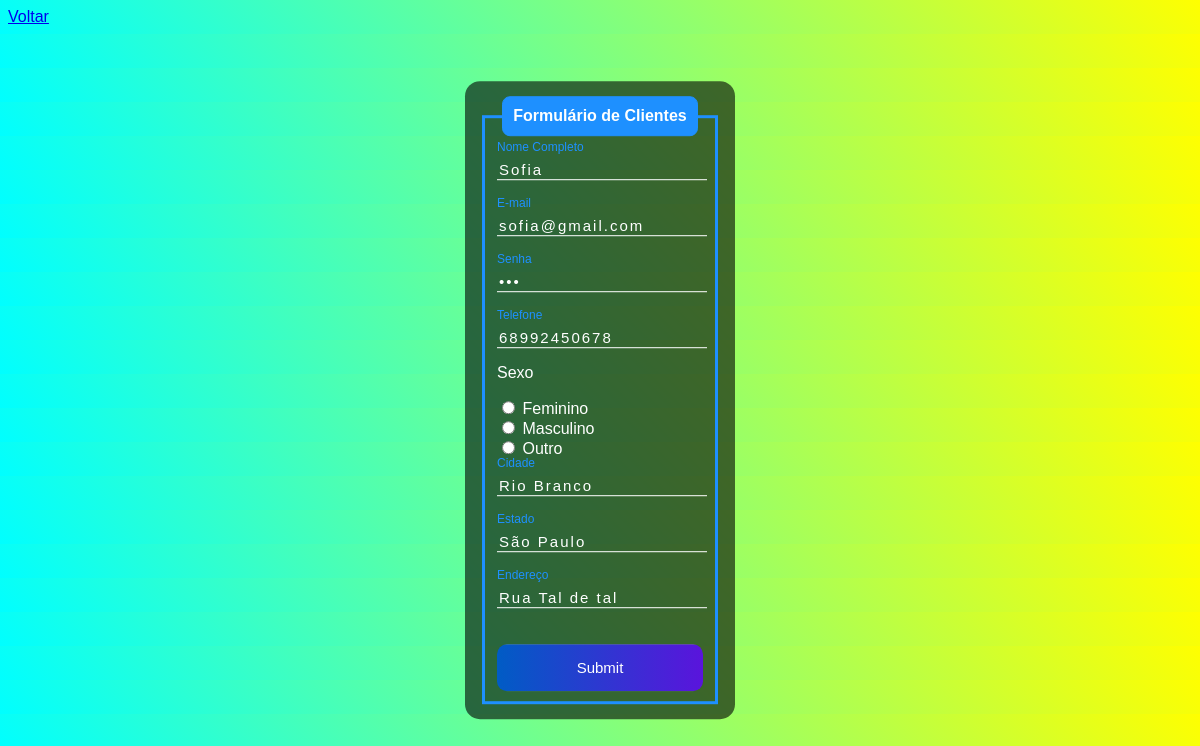
Screenshot of /editar2.php?id=5 with the database file from the repository.
### tables this page shows
CREATE TABLE `clientes` (
  `id` int(10) NOT NULL,
  `Nome` varchar(100) NOT NULL,
  `email` varchar(110) NOT NULL,
  `senha` varchar(40) NOT NULL,
  `telefone` varchar(15) NOT NULL,
  `sexo` varchar(15) NOT NULL,
  `cidade` varchar(45) NOT NULL,
  `estado` varchar(45) NOT NULL,
  `endereco` varchar(45) NOT NULL
);

### editar2.php (the view, shortened to what this page needs)
<?php
    if(!empty($_GET['id']))
    {
        include_once('config2.php');
        $id = $_GET['id'];
        $sqlSelect = "SELECT * FROM clientes WHERE id=$id";
        $result = $conexao->query($sqlSelect);
        if($result->num_rows > 0){
            while($user_data = mysqli_fetch_assoc($result)){
                $Nome = $user_data['Nome'];
                $email = $user_data['email'];
                $senha = $user_data['senha'];
                $telefone = $user_data['telefone'];
                $sexo = $user_data['sexo'];
                $cidade = $user_data['cidade'];
                $estado = $user_data['estado'];
                $endereco = $user_data['endereco'];
            }
        }else{
            header("Location: sistema2.php");
        }
    } else{
        header("Location: sistema2.php");
            }
?>
<!DOCTYPE html>
<html lang="en">
<head>
</head>
<body>
    <a href="sistema2.php">Voltar</a>
    <div class="box">
        <form action="salvarEditar2.php" method="POST">
            <fieldset>
                <legend><b>Formulário de Clientes</b></legend>
                <br>
                <div class="inputBox">
                    <input type="text" name="Nome" id="Nome" class="inputUser" value="<?php echo $Nome?>" required>
                    <label for="Nome" class="labelInput">Nome Completo</label>
                </div>
                <br><br>
                <div class="inputBox">
                    <input type="email" name="email" id="email" class="inputUser" value="<?php echo $email?>" required>
                    <label for="email" class="labelInput">E-mail</label>
                </div>
                <br><br>
                <div class="inputBox">
                    <input type="password" name="senha" id="senha" class="inputUser" value="<?php echo $senha?>" required>
                    <label for="senha" class="labelInput">Senha</label>
                </div>
                <br><br>
                <div class="inputBox">
                    <input type="tel" name="telefone" id="telefone" class="inputUser" value="<?php echo $telefone?>" required>
                    <label for="telefone" class="labelInput">Telefone</label>
                </div>
                <p>Sexo</p>
                <input type="radio" id="feminino" name="sexo" value="feminino" value="<?php echo ($sexo == 'feminino') ? 'checked' : '' ?>" required>
                <label for="feminino">Feminino</label>
                <br>
                <input type="radio" id="masculino" name="sexo" value="masculino" value="<?php echo ($sexo == 'masculino') ? 'checked' : '' ?>" required>
                <label for="masculino">Masculino</label>
                <br>
                <input type="radio" id="outro" name="sexo" value="outro" value="<?php echo ($sexo == 'outro') ? 'checked' : '' ?>" required>
                <label for="outro">Outro</label>
                <br><br>
                <div class="inputBox">
                    <input type="text" name="cidade" id="cidade" class="inputUser" value="<?php echo $cidade?>" required>
                    <label for="cidade" class="labelInput">Cidade</label>
                </div>
                <br><br>
                <div class="inputBox">
                    <input type="text" name="estado" id="estado" class="inputUser" value="<?php echo $estado?>" required>
                    <label for="estado" class="labelInput">Estado</label>
                </div>
                <br><br>
                <div class="inputBox">
                    <input type="text" name="endereco" id="endereco" class="inputUser" value="<?php echo $endereco?>" required>
                    <label for="endereco" class="labelInput">Endereço</label>
                </div>
                <br><br>
                <input type="submit" name="update" id="update">
            </fieldset>
        </form>
    </div>
</body>
</html>

### editar2.php (style rules this page uses)
body { font-family: Arial, Helvetica, sans-serif; background-image: linear-gradient(45deg, cyan, yellow); }
.box { position: absolute; top: 50%; left: 50%; transform: translate(-50%, -50%); background-color: rgba(0, 0, 0, 0.6); padding: 15px; border-radius: 15px; width: 20%; color: white; }
fieldset { border: 3px solid dodgerblue; }
legend { border: 1px solid dodgerblue; padding: 10px; text-align: center; background-color: dodgerblue; border-radius: 8px; color: white; }
.inputBox { position: relative; }
.inputUser { background: none; border: none; border-bottom: 1px solid white; outline: none; color: white; font-size: 15px; width: 100%; letter-spacing: 2px; }
.labelInput { position: absolute; top: 0px; left: 0px; pointer-events: none; transition: .5s; }
.inputUser:focus ~ .labelInput, .inputUser:valid ~ .labelInput { top: -20px; font-size: 12px; color: dodgerblue; }
#update { background-image: linear-gradient(to right, rgb(0, 92, 197), rgb(90, 20, 220)); width: 100%; border: none; padding: 15px; color: white; font-size: 15px; cursor: pointer; border-radius: 10px; }

### rows the page displays
clientes: Nome "Sofia", email "sofia@gmail.com", telefone "68992450678", sexo "☐ Feminino", sexo "☐ Masculino", sexo "☐ Outro", cidade "Rio Branco", estado "São Paulo", endereco "Rua Tal de tal"
